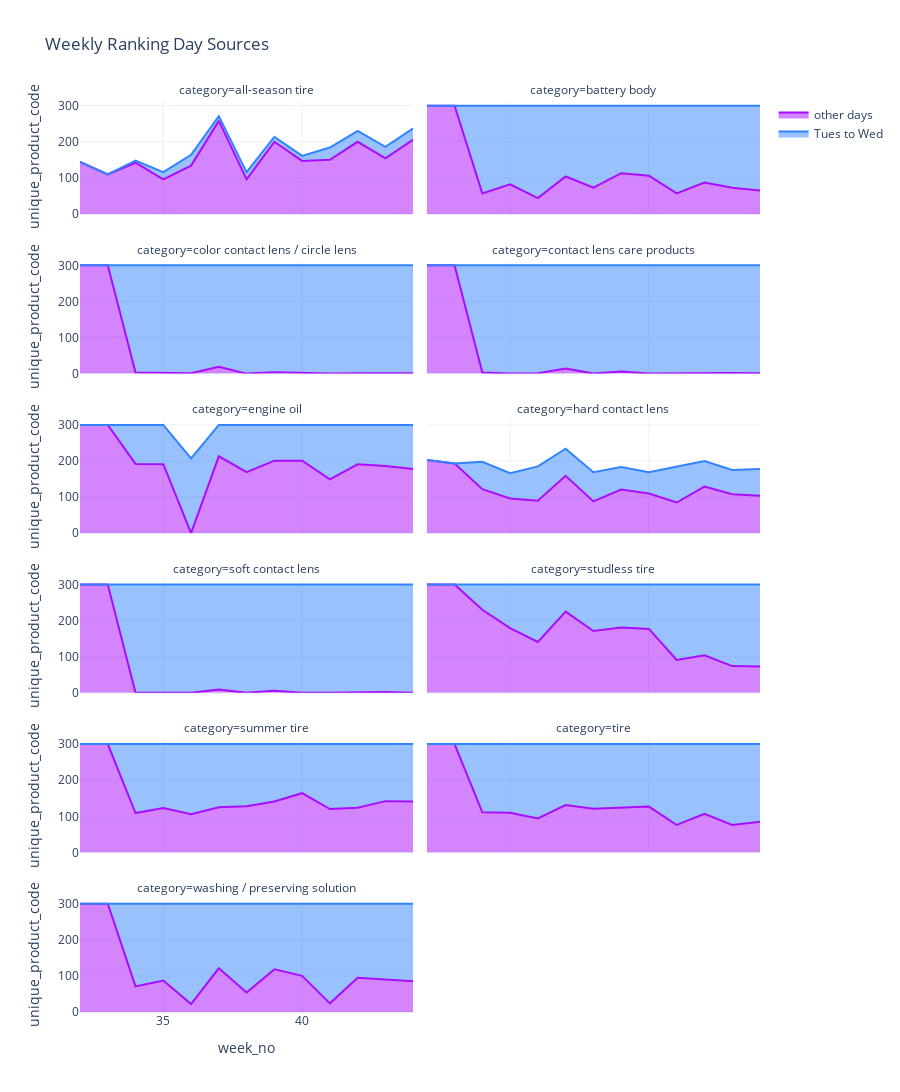

Notebook source saved alongside this figure:
### Markdown cell above
#### 4. How many items from daily ranking make it into the weekly rankings?

### Code cell
def plot_weekly_area(df_weekly_samples, df_daily_samples):

    df_area = df_weekly_samples.drop(columns='date_scraped')
    df_area = df_area.merge(
        df_daily_samples[['rank', 'category', 'unique_product_code', 'week_no']],
        how='left',
        on=['category' , 'unique_product_code', 'week_no'],
        suffixes=['_weekly', '_daily'],
        indicator=True
    )
    df_area = df_area.rename(columns={'_merge':'daily to weekly'})
    df_area['daily to weekly'] = df_area['daily to weekly'].replace({'left_only':'other days','both':'Tues to Wed'})
    
    df_product_count = df_area.groupby(['category', 'week_no', 'daily to weekly']).agg({'unique_product_code':pd.Series.nunique})
    df_product_count = df_product_count.reset_index().dropna()

    fig = px.area(
        df_product_count,
        x='week_no',
        y='unique_product_code',
        color='daily to weekly',
        title='Weekly Ranking Day Sources',
        facet_col='category',
        facet_row_spacing=0.05,
        facet_col_wrap=2,
        height=2000,
        color_discrete_sequence=px.colors.qualitative.Alphabet,
        template='plotly_white'
    )
    fig.update_layout(
    legend=dict(title=None))
    fig.show()


df_weekly_samples = df_weekly[['rank','category', 'date_scraped', 'unique_product_code']].set_index('date_scraped').reset_index()
df_weekly_samples['week_no'] = pd.to_datetime(df_weekly_samples['date_scraped']).dt.isocalendar().week.astype('int')
df_weekly_samples['day_name'] = pd.to_datetime(df_weekly_samples['date_scraped']).dt.day_name()

plot_weekly_area(df_weekly_samples, df_daily_samples)

### Figure 1 — Plotly figure (JSON) as saved in the notebook; plotly's stock layout.template omitted (floating-point values rounded to 4 significant figures)
{"data": [{"hovertemplate": "daily to weekly=other days<br>category=all-season tire<br>week_no=%{x}<br>unique_product_code=%{y}<extra></extra>", "legendgroup": "other days", "line": {"color": "#AA0DFE"}, "marker": {"symbol": "circle"}, "mode": "lines", "name": "other days", "orientation": "v", "showlegend": true, "stackgroup": "1", "type": "scatter", "x": [32, 33, 34, 35, 36, 37, 38, 39, 40, 41, 42, 43, 44], "xaxis": "x11", "y": [144, 110, 142, 96, 134, 258, 96, 200, 147, 150, 200, 154, 206], "yaxis": "y11"}, {"hovertemplate": "daily to weekly=other days<br>category=battery body<br>week_no=%{x}<br>unique_product_code=%{y}<extra></extra>", "legendgroup": "other days", "line": {"color": "#AA0DFE"}, "marker": {"symbol": "circle"}, "mode": "lines", "name": "other days", "orientation": "v", "showlegend": false, "stackgroup": "1", "type": "scatter", "x": [32, 33, 34, 35, 36, 37, 38, 39, 40, 41, 42, 43, 44], "xaxis": "x12", "y": [300, 300, 57, 82, 44, 104, 73, 113, 106, 57, 87, 73, 65], "yaxis": "y12"}, {"hovertemplate": "daily to weekly=other days<br>category=color contact lens / circle lens<br>week_no=%{x}<br>unique_product_code=%{y}<extra></extra>", "legendgroup": "other days", "line": {"color": "#AA0DFE"}, "marker": {"symbol": "circle"}, "mode": "lines", "name": "other days", "orientation": "v", "showlegend": false, "stackgroup": "1", "type": "scatter", "x": [32, 33, 34, 35, 36, 37, 39, 40, 42, 44], "xaxis": "x9", "y": [300, 300, 3, 1, 1, 19, 4, 1, 1, 1], "yaxis": "y9"}, {"hovertemplate": "daily to weekly=other days<br>category=contact lens care products<br>week_no=%{x}<br>unique_product_code=%{y}<extra></extra>", "legendgroup": "other days", "line": {"color": "#AA0DFE"}, "marker": {"symbol": "circle"}, "mode": "lines", "name": "other days", "orientation": "v", "showlegend": false, "stackgroup": "1", "type": "scatter", "x": [32, 33, 34, 36, 37, 39, 41, 42, 43, 44], "xaxis": "x10", "y": [300, 300, 3, 1, 14, 6, 1, 2, 2, 1], "yaxis": "y10"}, {"hovertemplate": "daily to weekly=other days<br>category=engine oil<br>week_no=%{x}<br>unique_product_code=%{y}<extra></extra>", "legendgroup": "other days", "line": {"color": "#AA0DFE"}, "marker": {"symbol": "circle"}, "mode": "lines", "name": "other days", "orientation": "v", "showlegend": false, "stackgroup": "1", "type": "scatter", "x": [32, 33, 34, 35, 37, 38, 39, 40, 41, 42, 43, 44], "xaxis": "x7", "y": [300, 300, 192, 191, 213, 169, 201, 201, 149, 191, 186, 178], "yaxis": "y7"}, {"hovertemplate": "daily to weekly=other days<br>category=hard contact lens<br>week_no=%{x}<br>unique_product_code=%{y}<extra></extra>", "legendgroup": "other days", "line": {"color": "#AA0DFE"}, "marker": {"symbol": "circle"}, "mode": "lines", "name": "other days", "orientation": "v", "showlegend": false, "stackgroup": "1", "type": "scatter", "x": [32, 33, 34, 35, 36, 37, 38, 39, 40, 41, 42, 43, 44], "xaxis": "x8", "y": [203, 193, 122, 96, 90, 159, 88, 121, 110, 85, 129, 108, 104], "yaxis": "y8"}, {"hovertemplate": "daily to weekly=other days<br>category=soft contact lens<br>week_no=%{x}<br>unique_product_code=%{y}<extra></extra>", "legendgroup": "other days", "line": {"color": "#AA0DFE"}, "marker": {"symbol": "circle"}, "mode": "lines", "name": "other days", "orientation": "v", "showlegend": false, "stackgroup": "1", "type": "scatter", "x": [32, 33, 37, 39, 42, 43], "xaxis": "x5", "y": [300, 300, 9, 6, 2, 2], "yaxis": "y5"}, {"hovertemplate": "daily to weekly=other days<br>category=studless tire<br>week_no=%{x}<br>unique_product_code=%{y}<extra></extra>", "legendgroup": "other days", "line": {"color": "#AA0DFE"}, "marker": {"symbol": "circle"}, "mode": "lines", "name": "other days", "orientation": "v", "showlegend": false, "stackgroup": "1", "type": "scatter", "x": [32, 33, 34, 35, 36, 37, 38, 39, 40, 41, 42, 43, 44], "xaxis": "x6", "y": [300, 300, 230, 179, 141, 225, 171, 181, 177, 91, 104, 74, 73], "yaxis": "y6"}, {"hovertemplate": "daily to weekly=other days<br>category=summer tire<br>week_no=%{x}<br>unique_product_code=%{y}<extra></extra>", "legendgroup": "other days", "line": {"color": "#AA0DFE"}, "marker": {"symbol": "circle"}, "mode": "lines", "name": "other days", "orientation": "v", "showlegend": false, "stackgroup": "1", "type": "scatter", "x": [32, 33, 34, 35, 36, 37, 38, 39, 40, 41, 42, 43, 44], "xaxis": "x3", "y": [300, 300, 109, 123, 106, 125, 128, 141, 164, 120, 124, 142, 141], "yaxis": "y3"}, {"hovertemplate": "daily to weekly=other days<br>category=tire<br>week_no=%{x}<br>unique_product_code=%{y}<extra></extra>", "legendgroup": "other days", "line": {"color": "#AA0DFE"}, "marker": {"symbol": "circle"}, "mode": "lines", "name": "other days", "orientation": "v", "showlegend": false, "stackgroup": "1", "type": "scatter", "x": [32, 33, 34, 35, 36, 37, 38, 39, 40, 41, 42, 43, 44], "xaxis": "x4", "y": [300, 300, 111, 110, 94, 131, 121, 125, 127, 76, 107, 76, 85], "yaxis": "y4"}, {"hovertemplate": "daily to weekly=other days<br>category=washing / preserving solution<br>week_no=%{x}<br>unique_product_code=%{y}<extra></extra>", "legendgroup": "other days", "line": {"color": "#AA0DFE"}, "marker": {"symbol": "circle"}, "mode": "lines", "name": "other days", "orientation": "v", "showlegend": false, "stackgroup": "1", "type": "scatter", "x": [32, 33, 34, 35, 36, 37, 38, 39, 40, 41, 42, 43, 44], "xaxis": "x", "y": [300, 300, 71, 87, 22, 121, 54, 118, 100, 24, 95, 89, 85], "yaxis": "y"}, {"hovertemplate": "daily to weekly=Tues to Wed<br>category=all-season tire<br>week_no=%{x}<br>unique_product_code=%{y}<extra></extra>", "legendgroup": "Tues to Wed", "line": {"color": "#3283FE"}, "marker": {"symbol": "circle"}, "mode": "lines", "name": "Tues to Wed", "orientation": "v", "showlegend": true, "stackgroup": "1", "type": "scatter", "x": [34, 35, 36, 37, 38, 39, 40, 41, 42, 43, 44], "xaxis": "x11", "y": [6, 20, 30, 13, 20, 14, 14, 34, 30, 32, 31], "yaxis": "y11"}, {"hovertemplate": "daily to weekly=Tues to Wed<br>category=battery body<br>week_no=%{x}<br>unique_product_code=%{y}<extra></extra>", "legendgroup": "Tues to Wed", "line": {"color": "#3283FE"}, "marker": {"symbol": "circle"}, "mode": "lines", "name": "Tues to Wed", "orientation": "v", "showlegend": false, "stackgroup": "1", "type": "scatter", "x": [34, 35, 36, 37, 38, 39, 40, 41, 42, 43, 44], "xaxis": "x12", "y": [243, 218, 256, 196, 227, 187, 194, 243, 213, 227, 235], "yaxis": "y12"}, {"hovertemplate": "daily to weekly=Tues to Wed<br>category=color contact lens / circle lens<br>week_no=%{x}<br>unique_product_code=%{y}<extra></extra>", "legendgroup": "Tues to Wed", "line": {"color": "#3283FE"}, "marker": {"symbol": "circle"}, "mode": "lines", "name": "Tues to Wed", "orientation": "v", "showlegend": false, "stackgroup": "1", "type": "scatter", "x": [34, 35, 36, 37, 38, 39, 40, 41, 42, 43, 44], "xaxis": "x9", "y": [297, 299, 299, 281, 300, 296, 299, 300, 299, 300, 299], "yaxis": "y9"}, {"hovertemplate": "daily to weekly=Tues to Wed<br>category=contact lens care products<br>week_no=%{x}<br>unique_product_code=%{y}<extra></extra>", "legendgroup": "Tues to Wed", "line": {"color": "#3283FE"}, "marker": {"symbol": "circle"}, "mode": "lines", "name": "Tues to Wed", "orientation": "v", "showlegend": false, "stackgroup": "1", "type": "scatter", "x": [34, 35, 36, 37, 38, 39, 40, 41, 42, 43, 44], "xaxis": "x10", "y": [297, 300, 299, 286, 300, 294, 300, 299, 298, 298, 299], "yaxis": "y10"}, {"hovertemplate": "daily to weekly=Tues to Wed<br>category=engine oil<br>week_no=%{x}<br>unique_product_code=%{y}<extra></extra>", "legendgroup": "Tues to Wed", "line": {"color": "#3283FE"}, "marker": {"symbol": "circle"}, "mode": "lines", "name": "Tues to Wed", "orientation": "v", "showlegend": false, "stackgroup": "1", "type": "scatter", "x": [34, 35, 36, 37, 38, 39, 40, 41, 42, 43, 44], "xaxis": "x7", "y": [108, 109, 207, 87, 131, 99, 99, 151, 109, 114, 122], "yaxis": "y7"}, {"hovertemplate": "daily to weekly=Tues to Wed<br>category=hard contact lens<br>week_no=%{x}<br>unique_product_code=%{y}<extra></extra>", "legendgroup": "Tues to Wed", "line": {"color": "#3283FE"}, "marker": {"symbol": "circle"}, "mode": "lines", "name": "Tues to Wed", "orientation": "v", "showlegend": false, "stackgroup": "1", "type": "scatter", "x": [34, 35, 36, 37, 38, 39, 40, 41, 42, 43, 44], "xaxis": "x8", "y": [76, 70, 95, 75, 81, 62, 59, 99, 71, 67, 74], "yaxis": "y8"}, {"hovertemplate": "daily to weekly=Tues to Wed<br>category=soft contact lens<br>week_no=%{x}<br>unique_product_code=%{y}<extra></extra>", "legendgroup": "Tues to Wed", "line": {"color": "#3283FE"}, "marker": {"symbol": "circle"}, "mode": "lines", "name": "Tues to Wed", "orientation": "v", "showlegend": false, "stackgroup": "1", "type": "scatter", "x": [34, 35, 36, 37, 38, 39, 40, 41, 42, 43, 44], "xaxis": "x5", "y": [300, 300, 300, 291, 300, 294, 300, 300, 298, 298, 300], "yaxis": "y5"}, {"hovertemplate": "daily to weekly=Tues to Wed<br>category=studless tire<br>week_no=%{x}<br>unique_product_code=%{y}<extra></extra>", "legendgroup": "Tues to Wed", "line": {"color": "#3283FE"}, "marker": {"symbol": "circle"}, "mode": "lines", "name": "Tues to Wed", "orientation": "v", "showlegend": false, "stackgroup": "1", "type": "scatter", "x": [34, 35, 36, 37, 38, 39, 40, 41, 42, 43, 44], "xaxis": "x6", "y": [70, 121, 159, 75, 129, 119, 123, 209, 196, 226, 227], "yaxis": "y6"}, {"hovertemplate": "daily to weekly=Tues to Wed<br>category=summer tire<br>week_no=%{x}<br>unique_product_code=%{y}<extra></extra>", "legendgroup": "Tues to Wed", "line": {"color": "#3283FE"}, "marker": {"symbol": "circle"}, "mode": "lines", "name": "Tues to Wed", "orientation": "v", "showlegend": false, "stackgroup": "1", "type": "scatter", "x": [34, 35, 36, 37, 38, 39, 40, 41, 42, 43, 44], "xaxis": "x3", "y": [191, 177, 194, 175, 172, 159, 136, 180, 176, 158, 159], "yaxis": "y3"}, {"hovertemplate": "daily to weekly=Tues to Wed<br>category=tire<br>week_no=%{x}<br>unique_product_code=%{y}<extra></extra>", "legendgroup": "Tues to Wed", "line": {"color": "#3283FE"}, "marker": {"symbol": "circle"}, "mode": "lines", "name": "Tues to Wed", "orientation": "v", "showlegend": false, "stackgroup": "1", "type": "scatter", "x": [34, 35, 36, 37, 38, 39, 40, 41, 42, 43, 44], "xaxis": "x4", "y": [189, 190, 206, 169, 179, 175, 173, 224, 193, 224, 215], "yaxis": "y4"}, {"hovertemplate": "daily to weekly=Tues to Wed<br>category=washing / preserving solution<br>week_no=%{x}<br>unique_product_code=%{y}<extra></extra>", "legendgroup": "Tues to Wed", "line": {"color": "#3283FE"}, "marker": {"symbol": "circle"}, "mode": "lines", "name": "Tues to Wed", "orientation": "v", "showlegend": false, "stackgroup": "1", "type": "scatter", "x": [34, 35, 36, 37, 38, 39, 40, 41, 42, 43, 44], "xaxis": "x", "y": [229, 213, 278, 179, 246, 182, 200, 276, 205, 211, 215], "yaxis": "y"}], "layout": {"annotations": [{"font": {}, "showarrow": false, "text": "category=washing / preserving solution", "x": 0.245, "xanchor": "center", "xref": "paper", "y": 0.125, "yanchor": "bottom", "yref": "paper"}, {"font": {}, "showarrow": false, "text": "category=summer tire", "x": 0.245, "xanchor": "center", "xref": "paper", "y": 0.3, "yanchor": "bottom", "yref": "paper"}, {"font": {}, "showarrow": false, "text": "category=tire", "x": 0.755, "xanchor": "center", "xref": "paper", "y": 0.3, "yanchor": "bottom", "yref": "paper"}, {"font": {}, "showarrow": false, "text": "category=soft contact lens", "x": 0.245, "xanchor": "center", "xref": "paper", "y": 0.475, "yanchor": "bottom", "yref": "paper"}, {"font": {}, "showarrow": false, "text": "category=studless tire", "x": 0.755, "xanchor": "center", "xref": "paper", "y": 0.475, "yanchor": "bottom", "yref": "paper"}, {"font": {}, "showarrow": false, "text": "category=engine oil", "x": 0.245, "xanchor": "center", "xref": "paper", "y": 0.65, "yanchor": "bottom", "yref": "paper"}, {"font": {}, "showarrow": false, "text": "category=hard contact lens", "x": 0.755, "xanchor": "center", "xref": "paper", "y": 0.65, "yanchor": "bottom", "yref": "paper"}, {"font": {}, "showarrow": false, "text": "category=color contact lens / circle lens", "x": 0.245, "xanchor": "center", "xref": "paper", "y": 0.825, "yanchor": "bottom", "yref": "paper"}, {"font": {}, "showarrow": false, "text": "category=contact lens care products", "x": 0.755, "xanchor": "center", "xref": "paper", "y": 0.825, "yanchor": "bottom", "yref": "paper"}, {"font": {}, "showarrow": false, "text": "category=all-season tire", "x": 0.245, "xanchor": "center", "xref": "paper", "y": 1, "yanchor": "bottom", "yref": "paper"}, {"font": {}, "showarrow": false, "text": "category=battery body", "x": 0.755, "xanchor": "center", "xref": "paper", "y": 1, "yanchor": "bottom", "yref": "paper"}], "height": 2000, "legend": {"title": {}, "tracegroupgap": 0}, "title": {"text": "Weekly Ranking Day Sources"}, "xaxis": {"anchor": "y", "domain": [0, 0.49], "title": {"text": "week_no"}}, "xaxis10": {"anchor": "y10", "domain": [0.51, 1], "matches": "x", "showticklabels": false}, "xaxis11": {"anchor": "y11", "domain": [0, 0.49], "matches": "x", "showticklabels": false}, "xaxis12": {"anchor": "y12", "domain": [0.51, 1], "matches": "x", "showticklabels": false}, "xaxis2": {"anchor": "y2", "domain": [0.51, 1], "matches": "x", "title": {"text": "week_no"}}, "xaxis3": {"anchor": "y3", "domain": [0, 0.49], "matches": "x", "showticklabels": false}, "xaxis4": {"anchor": "y4", "domain": [0.51, 1], "matches": "x", "showticklabels": false}, "xaxis5": {"anchor": "y5", "domain": [0, 0.49], "matches": "x", "showticklabels": false}, "xaxis6": {"anchor": "y6", "domain": [0.51, 1], "matches": "x", "showticklabels": false}, "xaxis7": {"anchor": "y7", "domain": [0, 0.49], "matches": "x", "showticklabels": false}, "xaxis8": {"anchor": "y8", "domain": [0.51, 1], "matches": "x", "showticklabels": false}, "xaxis9": {"anchor": "y9", "domain": [0, 0.49], "matches": "x", "showticklabels": false}, "yaxis": {"anchor": "x", "domain": [0, 0.125], "title": {"text": "unique_product_code"}}, "yaxis10": {"anchor": "x10", "domain": [0.7, 0.825], "matches": "y", "showticklabels": false}, "yaxis11": {"anchor": "x11", "domain": [0.875, 1], "matches": "y", "title": {"text": "unique_product_code"}}, "yaxis12": {"anchor": "x12", "domain": [0.875, 1], "matches": "y", "showticklabels": false}, "yaxis2": {"anchor": "x2", "domain": [0, 0.125], "matches": "y", "showticklabels": false}, "yaxis3": {"anchor": "x3", "domain": [0.175, 0.3], "matches": "y", "title": {"text": "unique_product_code"}}, "yaxis4": {"anchor": "x4", "domain": [0.175, 0.3], "matches": "y", "showticklabels": false}, "yaxis5": {"anchor": "x5", "domain": [0.35, 0.475], "matches": "y", "title": {"text": "unique_product_code"}}, "yaxis6": {"anchor": "x6", "domain": [0.35, 0.475], "matches": "y", "showticklabels": false}, "yaxis7": {"anchor": "x7", "domain": [0.525, 0.65], "matches": "y", "title": {"text": "unique_product_code"}}, "yaxis8": {"anchor": "x8", "domain": [0.525, 0.65], "matches": "y", "showticklabels": false}, "yaxis9": {"anchor": "x9", "domain": [0.7, 0.825], "matches": "y", "title": {"text": "unique_product_code"}}}}
